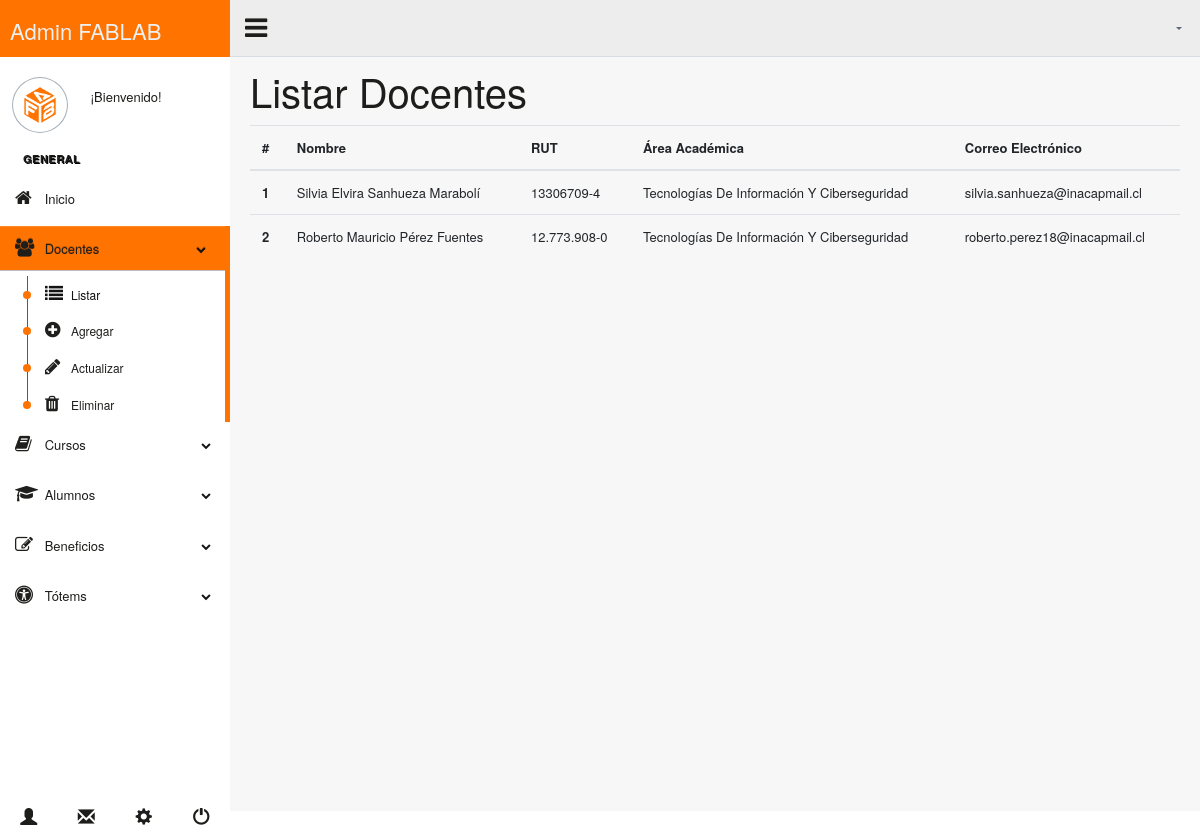
Page /listarDocentes/ on the committed database.
### core/models.py (models this page shows, shortened)
class Docente(models.Model):
    rut = models.CharField(primary_key=True, max_length=10)
    nombre = models.CharField(max_length=100)
    email = models.CharField(max_length=50)
    areaAcademica = models.CharField(max_length=100)

### core/views.py (the view)
# urls.py: path('listarDocentes/', views.listarDocentes,name="listarDocentes"),
def listarDocentes(request):
    return render(request,"core/crud_docentes/listar_d.html",{ 'docentes' : Docente.objects.all()})

### core/templates/core/crud_docentes/listar_d.html
{% extends '../index_master.html' %}
{% block content %}
<div class="right_col" role="main">
    <h1>Listar Docentes</h1>
    <div class="table-responsive">
        <table class="table table-hover border-warning">
            <thead>
                <tr>
                    <th scope="row">#</th>
                    <th scope="row">Nombre</th>
                    <th scope="row">RUT</th>
                    <th scope="row">Área Académica</th>
                    <th scope="row">Correo Electrónico</th>
                </tr>
            </thead>
            <tbody>
                {% for d in docentes %}
                <tr>
                    <th scope="col">{{ forloop.counter }}</th>
                    <td>{{ d.nombre }}</td>
                    <td>{{ d.rut }}</td>
                    <td>{{ d.areaAcademica }}</td>
                    <td>{{ d.email }}</td>
                </tr>
                {% endfor %}
            </tbody>
        </table>
    </div>
</div>
{% endblock %}

### rows in the picture
Docente: nombre "Silvia Elvira Sanhueza Marabolí", rut "13306709-4", areaAcademica "Tecnologías De Información Y Ciberseguridad", email "silvia.sanhueza@inacapmail.cl"
Docente: nombre "Roberto Mauricio Pérez Fuentes", rut "12.773.908-0", areaAcademica "Tecnologías De Información Y Ciberseguridad", email "roberto.perez18@inacapmail.cl"
